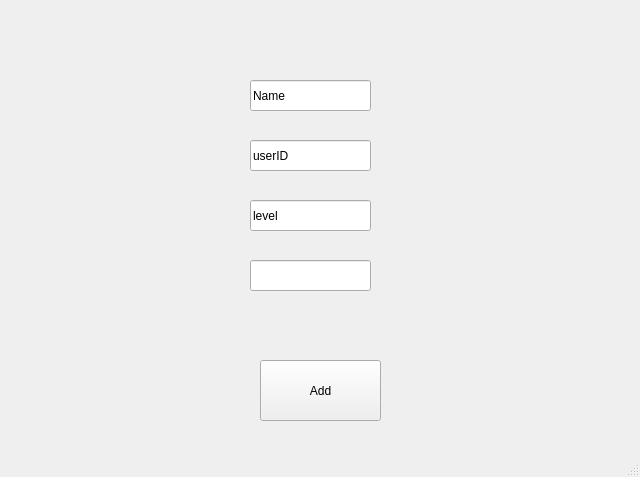
<?xml version="1.0" encoding="UTF-8"?>
<ui version="4.0">
 <class>MainWindow</class>
 <widget class="QMainWindow" name="MainWindow">
  <property name="geometry">
   <rect>
    <x>0</x>
    <y>0</y>
    <width>640</width>
    <height>477</height>
   </rect>
  </property>
  <property name="windowTitle">
   <string>MainWindow</string>
  </property>
  <widget class="QWidget" name="centralwidget">
   <widget class="QLineEdit" name="name">
    <property name="geometry">
     <rect>
      <x>250</x>
      <y>80</y>
      <width>121</width>
      <height>31</height>
     </rect>
    </property>
    <property name="text">
     <string>Name</string>
    </property>
   </widget>
   <widget class="QLineEdit" name="userId">
    <property name="geometry">
     <rect>
      <x>250</x>
      <y>140</y>
      <width>121</width>
      <height>31</height>
     </rect>
    </property>
    <property name="text">
     <string>userID</string>
    </property>
   </widget>
   <widget class="QLineEdit" name="level">
    <property name="geometry">
     <rect>
      <x>250</x>
      <y>200</y>
      <width>121</width>
      <height>31</height>
     </rect>
    </property>
    <property name="text">
     <string>level</string>
    </property>
   </widget>
   <widget class="QLineEdit" name="password">
    <property name="geometry">
     <rect>
      <x>250</x>
      <y>260</y>
      <width>121</width>
      <height>31</height>
     </rect>
    </property>
   </widget>
   <widget class="QPushButton" name="add">
    <property name="geometry">
     <rect>
      <x>260</x>
      <y>360</y>
      <width>121</width>
      <height>61</height>
     </rect>
    </property>
    <property name="text">
     <string>Add</string>
    </property>
   </widget>
  </widget>
  <widget class="QMenuBar" name="menubar">
   <property name="geometry">
    <rect>
     <x>0</x>
     <y>0</y>
     <width>640</width>
     <height>21</height>
    </rect>
   </property>
  </widget>
  <widget class="QStatusBar" name="statusbar"/>
 </widget>
 <resources/>
 <connections/>
</ui>
